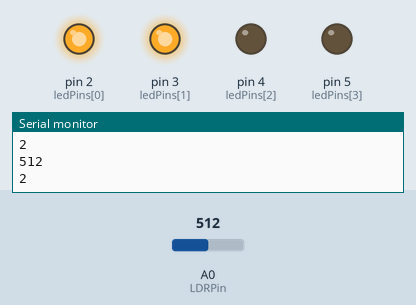
Simulated run of this sketch. Board: Arduino Uno, built with avr-gcc and run on an emulated ATmega328P. On the bench: output pins drawn as LEDs (lit = HIGH), the last lines printed to the serial monitor. The inputs (shaded band) are chosen by the test bench; at power-on: A0 (LDRPin) = 512.

Above: at 1.2 s.
1.3 s: A0 (LDRPin) set to 494
At 2.0 s:
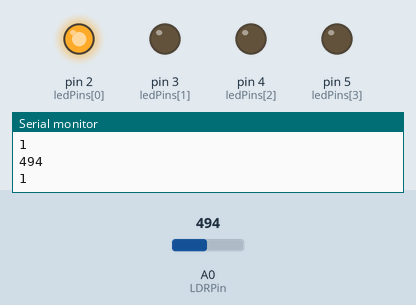
3.0 s: A0 (LDRPin) set to 264
4.5 s: A0 (LDRPin) set to 237
At 5.7 s:
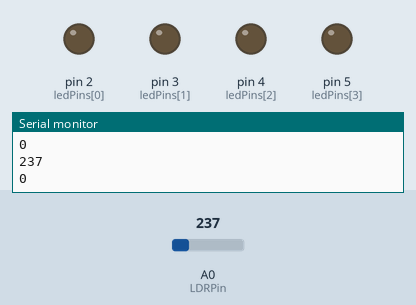
6.0 s: A0 (LDRPin) set to 900
At 6.9 s:
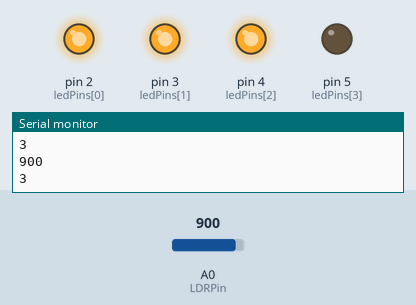
7.5 s: A0 (LDRPin) set to 1015
9.0 s: A0 (LDRPin) set to 1023
At 9.4 s:
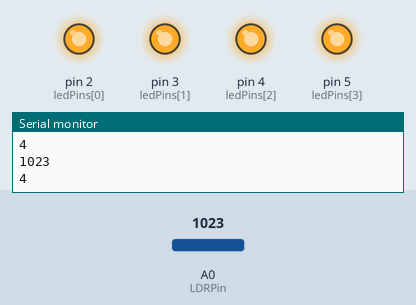
Timing chart, 0 to 11.5 s (numbered marks = the images above; inputs shaded):
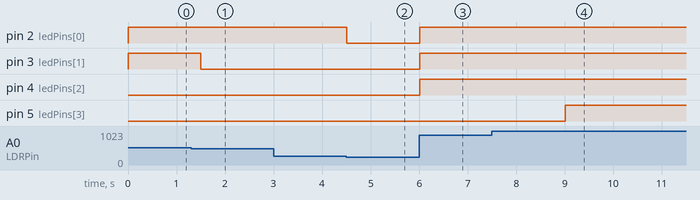

Measured:
- the behaviour switches between 512 and 511 on A0 (LDRPin) (found by bisection; images 0 and 1)
- the behaviour switches between 256 and 255 on A0 (LDRPin) (found by bisection; images 1 and 2)
- the behaviour switches between 1022 and 1023 on A0 (LDRPin) (found by bisection; images 3 and 4)
- after the input at 1.3 s, pin 3 (ledPins[1]): HIGH → LOW after 0.20 s
- after the input at 4.5 s, pin 2 (ledPins[0]): HIGH → LOW at once
- after the input at 6.0 s, pin 2 (ledPins[0]), pin 3 (ledPins[1]), pin 4 (ledPins[2]): LOW → HIGH at once
- after the input at 9.0 s, pin 5 (ledPins[3]): LOW → HIGH at once

The sketch:

ldr.ino
```cpp
const int LDRPin = A0;  // Analog pin connected to the LDR
const int ledCount = 4;  // Number of LEDs
int ledPins[ledCount] = {2, 3, 4, 5};  // Digital pins connected to the LEDs

void setup() {


  Serial.begin(9600);
  for (int i = 0; i < ledCount; i++) {
    pinMode(ledPins[i], OUTPUT);
  }
}

void loop() {


  int sensorValue = analogRead(LDRPin);
  Serial.println(sensorValue);  // Print LDR value for calibration

  // Map the sensor value to the number of LEDs
  int numLEDs = map(sensorValue, 0, 1023, 0, ledCount);
  Serial.println(numLEDs);

  // Turn on/off LEDs based on the mapped value
  for (int i = 0; i < ledCount; i++) {
    if (i < numLEDs) {
      digitalWrite(ledPins[i], HIGH);
    } else {
      digitalWrite(ledPins[i], LOW);
    }
  }

  delay(300);  // Adjust delay as needed for calibration
}
```
